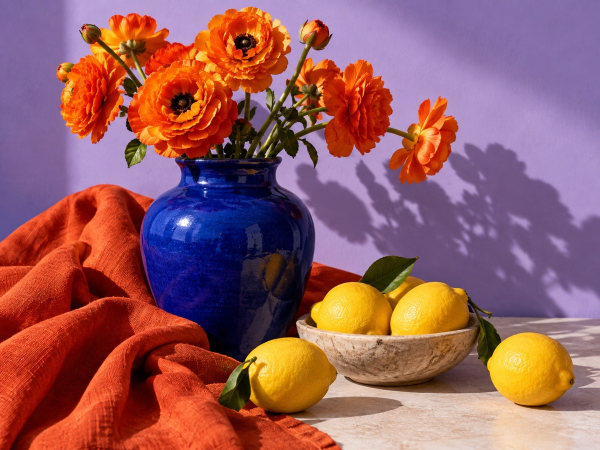
#> input picture assets/sample.jpg, 1200 x 900 px, found by its file name (shown at 1/2 size)
$ python palette.py assets/sample.jpg --colors 6 --output output
#> lines starting #> are read from the running program, lines starting #| are printed output that depends on the picture
"""Discover an image palette using K-means++ in OKLab color space.

Run: python python/palette.py assets/sample.jpg --colors 6 --output output
The browser implementation lives in kmeans.mjs; this independent Python
implementation uses the same method with NumPy and Pillow.
"""
from __future__ import annotations

import argparse
import json
from pathlib import Path

import numpy as np
from PIL import Image, ImageOps


# OKLab matrices: https://bottosson.github.io/posts/oklab/
RGB_TO_LMS = np.array([
    [0.4122214708, 0.5363325363, 0.0514459929],
    [0.2119034982, 0.6806995451, 0.1073969566],
    [0.0883024619, 0.2817188376, 0.6299787005],
])
LMS_TO_LAB = np.array([
    [0.2104542553, 0.7936177850, -0.0040720468],
    [1.9779984951, -2.4285922050, 0.4505937099],
    [0.0259040371, 0.7827717662, -0.8086757660],
])


def rgb_to_oklab(rgb: np.ndarray) -> np.ndarray:
    """Convert uint8 sRGB pixels to perceptual OKLab coordinates."""
    rgb = np.asarray(rgb, dtype=np.float64) / 255.0
    linear = np.where(rgb <= 0.04045, rgb / 12.92, ((rgb + 0.055) / 1.055) ** 2.4)
    return np.cbrt(linear @ RGB_TO_LMS.T) @ LMS_TO_LAB.T


def oklab_to_rgb(lab: np.ndarray) -> np.ndarray:
    """Convert centers to displayable, gamut-clipped sRGB colors."""
    lms = np.asarray(lab) @ np.linalg.inv(LMS_TO_LAB).T
    linear = lms**3 @ np.linalg.inv(RGB_TO_LMS).T
    srgb = np.where(linear <= 0.0031308, 12.92 * linear,
                    1.055 * np.maximum(linear, 0) ** (1 / 2.4) - 0.055)
    return np.rint(np.clip(srgb, 0, 1) * 255).astype(np.uint8)


def squared_distances(points: np.ndarray, centers: np.ndarray) -> np.ndarray:
    return np.sum((points[:, None, :] - centers[None, :, :]) ** 2, axis=2)


def kmeans(points: np.ndarray, k: int, seed: int = 42,
           max_iterations: int = 30) -> tuple[np.ndarray, int]:
    """Seed with K-means++, then alternate assignment and mean updates."""
    points = np.asarray(points, dtype=np.float64)
    if isinstance(k, bool) or not isinstance(k, (int, np.integer)) or not 2 <= k <= 12:
        raise ValueError('Provide pixels and a color count between 2 and 12.')
    if points.ndim != 2 or points.shape[1] != 3 or not len(points) or not np.isfinite(points).all():
        raise ValueError('Provide a nonempty array of finite OKLab triples.')
    if isinstance(max_iterations, bool) or not isinstance(max_iterations, (int, np.integer)) or max_iterations < 1:
        raise ValueError('The iteration limit must be a positive integer.')
    rng = np.random.default_rng(seed)
    centers = [points[rng.integers(len(points))].copy()]
    distances = np.full(len(points), np.inf)
    for _ in range(1, k):
        distances = np.minimum(distances, np.sum((points - centers[-1]) ** 2, axis=1))
        total = distances.sum()
        if total < 1e-16:
            break  # Fewer distinct source colors than requested.
        centers.append(points[rng.choice(len(points), p=distances / total)].copy())
    centers = np.asarray(centers)
    iterations = 0
    for iterations in range(1, max_iterations + 1):
        labels = squared_distances(points, centers).argmin(axis=1)
        updated = np.array([
            points[labels == j].mean(axis=0) if np.any(labels == j) else center
            for j, center in enumerate(centers)
        ])
        movement = np.max(np.sum((centers - updated) ** 2, axis=1))
        centers = updated
        if movement < 1e-9:
            break
    return centers, iterations


def extract_palette(image: Image.Image, colors: int = 6) -> tuple[Image.Image, dict]:
    image = ImageOps.exif_transpose(image).convert('RGBA')
    image.thumbnail((1200, 1200), Image.Resampling.LANCZOS)
    white = Image.new('RGBA', image.size, 'white')
    rgb = np.asarray(Image.alpha_composite(white, image).convert('RGB'))
    pixels = rgb.reshape(-1, 3)
    rng = np.random.default_rng(12345)
    indices = rng.integers(len(pixels), size=8000) if len(pixels) > 8000 else np.arange(len(pixels))
    centers, iterations = kmeans(rgb_to_oklab(pixels[indices]), colors)
    center_rgb = oklab_to_rgb(centers)
    output = np.empty_like(pixels)
    counts = np.zeros(len(centers), dtype=np.int64)
    # Bound temporary memory when assigning every pixel.
    for start in range(0, len(pixels), 16384):
        stop = min(start + 16384, len(pixels))
        labels = squared_distances(rgb_to_oklab(pixels[start:stop]), centers).argmin(axis=1)
        output[start:stop] = center_rgb[labels]
        counts += np.bincount(labels, minlength=len(centers))
    merged = {}
    for color, count in zip(center_rgb, counts):
        if not count:
            continue
        hex_color = '#' + ''.join(f'{v:02X}' for v in color)
        merged[hex_color] = merged.get(hex_color, 0) + int(count)
    palette = [
        {'hex': color, 'pixels': count, 'share': count / len(pixels)}
        for color, count in sorted(merged.items(), key=lambda item: -item[1])
    ]
    metadata = {'colors': palette, 'requested_colors': colors, 'iterations': iterations,
                'sample_size': len(indices), 'width': image.width, 'height': image.height}
    return Image.fromarray(output.reshape(rgb.shape)), metadata


def main() -> None:
    parser = argparse.ArgumentParser(description=__doc__)
    parser.add_argument('image', type=Path)
    parser.add_argument('--colors', type=int, choices=range(2, 13), default=6)
    parser.add_argument('--output', type=Path, default=Path('output'))
    args = parser.parse_args()
    with Image.open(args.image) as image:
#> image is the input picture: PIL image 1200x900 RGB; mean R, G, B 149.5, 92.5, 96.3
        poster, metadata = extract_palette(image, args.colors)
#> in extract_palette, `white = Image.new('RGBA', image.size, 'white')`: white: PIL image 1200x900 RGBA; every value is 255
#> in extract_palette, `indices = rng.integers(len(pixels), size=8000) if len(pixels) > 8000 e..`: indices = 8000 values, max 1079949 at index 5264, min 248 at index 4438, mean 536785.3
#> in kmeans, `centers = [points[rng.integers(len(points))].copy()]`: centers = [[0.419, 0.134, 0.0836]]
#> the loop in kmeans, `for _ in range(1, k):` made 5 passes
#> total on passes 1 to 5: 566.8, 246.9, 185.3, 139.1, 90.08
#> after the loop in kmeans, `for _ in range(1, k):`: centers = [[0.419, 0.134, 0.0836], [0.737, 0.0475, -0.0673], [0.189, 0.0645, 0.0378], [0.663, 0.152, 0.105], [0.588, 0.0494, -0.0791], [0.78, 0.0333, 0.159]]; distances = 8000 values, max 0.0869 at index 2684, min 0 at index 295, mean 0.0113
#> the loop in kmeans, `for iterations in range(1, max_iterations + 1):` made 19 passes
#> movement on passes 1 to 12: 0.0092, 0.000789, 3.53e-05, 1.95e-05, 9.81e-06, 7.53e-06, 5.1e-06, 6.16e-06, 5.18e-06, 2.62e-06, 1.2e-06, 1.23e-06
#> in extract_palette, `centers, iterations = kmeans(rgb_to_oklab(pixels[indices]), colors)`: centers = [[0.397, 0.11, 0.0727], [0.706, 0.05, -0.0615], [0.224, 0.0105, -0.0559], [0.613, 0.133, 0.11], [0.526, 0.0465, -0.0624], [0.837, 0.0222, 0.0834]]; iterations = 19
#> in oklab_to_rgb, `lms = np.asarray(lab) @ np.linalg.inv(LMS_TO_LAB).T`: lms = [[0.456, 0.381, 0.293], [0.713, 0.705, 0.781], [0.217, 0.227, 0.296], [0.69, 0.592, 0.459], [0.531, 0.525, 0.602], [0.864, 0.829, 0.727]]
#> in oklab_to_rgb, `linear = lms**3 @ np.linalg.inv(RGB_TO_LMS).T`: linear = [[0.21, 0.0151, 0.00385], [0.428, 0.292, 0.566], [0.00872, 0.00879, 0.0359], [0.673, 0.0924, 0.0177], [0.182, 0.113, 0.271], [0.83, 0.54, 0.253]]
#> in oklab_to_rgb, `srgb = np.where(linear <= 0.0031308, 12.92 * linear, 1.055 * np.maximu..`: srgb = [[0.496, 0.129, 0.049], [0.686, 0.577, 0.777], [0.0913, 0.0918, 0.209], [0.84, 0.336, 0.142], [0.463, 0.371, 0.557], [0.921, 0.761, 0.54]]
#> in extract_palette, `center_rgb = oklab_to_rgb(centers)`: center_rgb = [[126, 33, 12], [175, 147, 198], [23, 23, 53], [214, 86, 36], [118, 94, 142], [235, 194, 138]]
#> in extract_palette, `counts = np.zeros(len(centers), dtype=np.int64)`: counts = [0, 0, 0, 0, 0, 0]
#> the loop in extract_palette, `for start in range(0, len(pixels), 16384):` made 66 passes
#> (start, stop, counts) on passes 2 to 13: (16384, 32768, [0, 16863, 0, 545, 15114, 246]), (32768, 49152, [55, 23528, 0, 2681, 22303, 585]), (49152, 65536, [532, 29046, 66, 5405, 29096, 1391]), (65536, 81920, [1237, 33450, 108, 8467, 35852, 2806]), (81920, 98304, [2520, 37839, 491, 11491, 42161, 3802]), (98304, 114688, [4661, 42208, 1059, 13769, 48243, 4748]), (114688, 131072, [6120, 47081, 1371, 16570, 54290, 5640]), (131072, 147456, [7633, 52108, 1440, 20055, 59698, 6522]), (147456, 163840, [8942, 55735, 1447, 25394, 64745, 7577]), (163840, 180224, [10790, 59760, 1476, 30608, 69277, 8313]), (180224, 196608, [12781, 64124, 1655, 35674, 73148, 9226]), (196608, 212992, [15148, 68417, 2094, 40308, 77080, 9945])
#> (stop, counts) on pass 1: (16384, [0, 8888, 0, 2, 7494, 0])
#> after the loop in extract_palette, `for start in range(0, len(pixels), 16384):`: counts = [166533, 190210, 131534, 205407, 265424, 120892]
#> the loop in extract_palette, `for color, count in zip(center_rgb, counts):` made 6 passes
#> (color, count) on passes 1 to 6: ([126, 33, 12], 166533), ([175, 147, 198], 190210), ([23, 23, 53], 131534), ([214, 86, 36], 205407), ([118, 94, 142], 265424), ([235, 194, 138], 120892)
#> after the loop in extract_palette, `for color, count in zip(center_rgb, counts):`: merged = {'#7E210C': 166533, '#AF93C6': 190210, '#171735': 131534, '#D65624': 205407, '#765E8E': 265424, '#EBC28A': 120892}
#> in extract_palette, `palette = [ {'hex': color, 'pixels': count, 'share': count / len(pixel..`: palette = 6 items
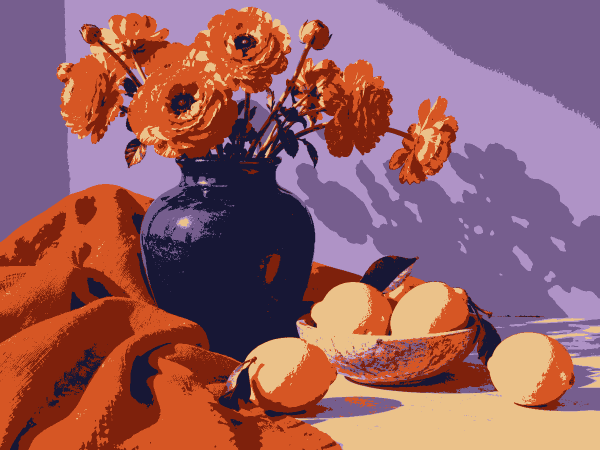
#> poster: PIL image 1200x900 RGB (shown at 1/2 size); mean R, G, B 149.1, 95, 100.4
#> metadata = 6 items
    args.output.mkdir(parents=True, exist_ok=True)
    poster.save(args.output / 'posterized.png')
    (args.output / 'palette.json').write_text(json.dumps(metadata, indent=2) + '\n')
    css = ':root {\n' + '\n'.join(
        f"  --color-{i + 1}: {color['hex']};" for i, color in enumerate(metadata['colors'])
    ) + '\n}\n'
    (args.output / 'palette.css').write_text(css)
    print(f"Found {len(metadata['colors'])} colors in {metadata['iterations']} rounds.")
#| Found 6 colors in 19 rounds.
    print(f'Wrote posterized.png, palette.json, and palette.css to {args.output}')


if __name__ == '__main__':
    main()
